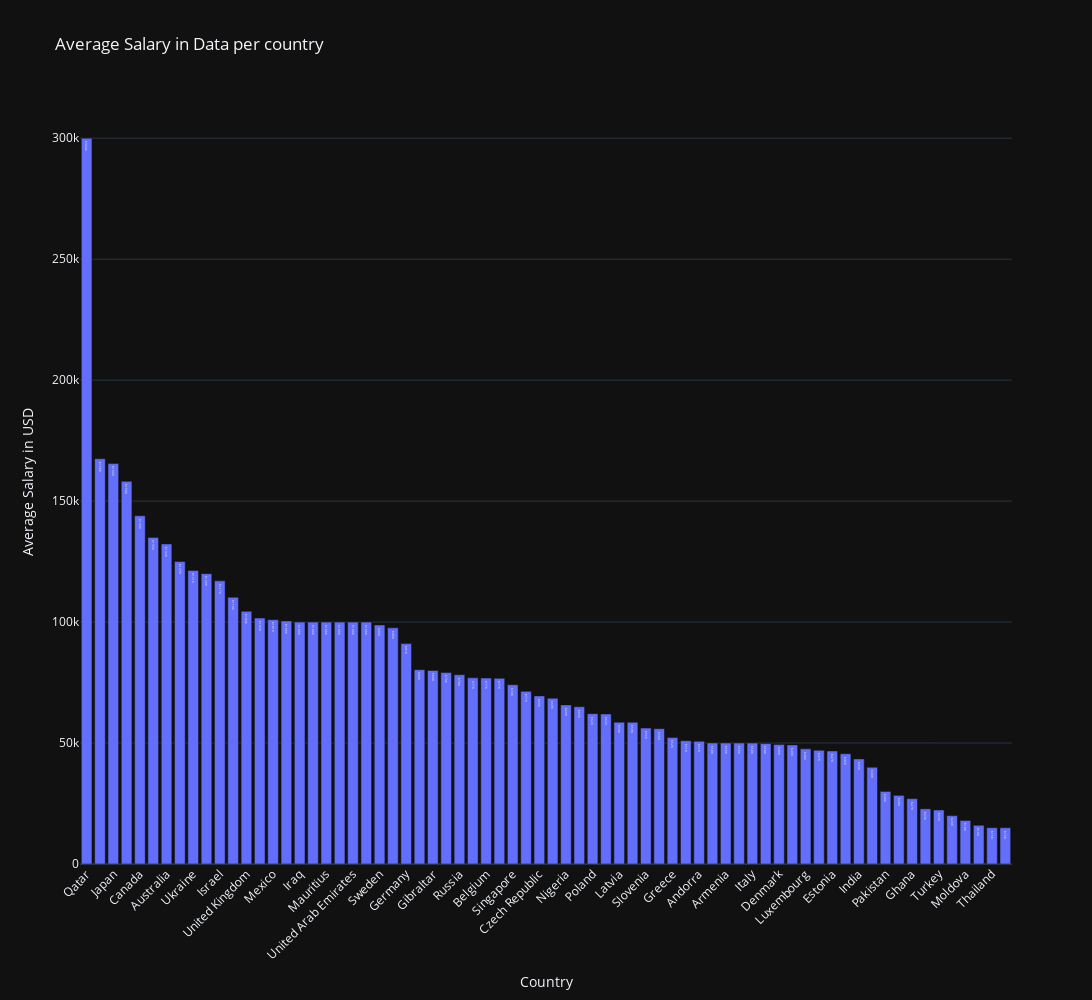

The notebook cell saved with this chart:
### Code cell
avg_salary_per_country = df.groupby('company_location')['salary_in_usd'].mean().reset_index().round(2)
avg_salary_per_country = avg_salary_per_country.sort_values(by='salary_in_usd', ascending=False)

fig = px.bar(
    avg_salary_per_country,
    x='company_location',
    y='salary_in_usd',
    labels={'salary_in_usd': 'Average Salary in USD', 'company_location': 'Country'},
    title='Average Salary in Data per country',
    template='plotly_dark',
    text=avg_salary_per_country['salary_in_usd'] / 1000
)
fig.update_layout(
    width=1500,
    height=1000,
    xaxis_tickangle=-45
)
fig.update_traces(texttemplate='$%{text:.0f}K', textposition='inside')
fig.show()

### Figure 1 — Plotly figure (JSON) as saved in the notebook; plotly's stock layout.template omitted (floating-point values rounded to 4 significant figures)
{"data": [{"alignmentgroup": "True", "hovertemplate": "Country=%{x}<br>Average Salary in USD=%{y}<br>text=%{text}<extra></extra>", "legendgroup": "", "marker": {"color": "#636efa", "pattern": {"shape": ""}}, "name": "", "offsetgroup": "", "orientation": "v", "showlegend": false, "text": [300, 167.5, 165.5, 158.2, 143.9, 135.0, 132.3, 125, 121.3, 120, 117.0, 110.2, 104.4, 101.7, 101, 100.5, 100, 100, 100, 100, 100, 100, 98.79, 97.61, 91.1, 80.34, 79.98, 79.12, 78.21, 76.97, 76.86, 76.73, 74.1, 71.35, 69.48, 68.52, 65.75, 65, 62.14, 62, 58.63, 58.57, 56.19, 55.93, 52.26, 50.95, 50.74, 50, 50, 50, 50.0, 49.79, 49.4, 49.22, 47.61, 47, 46.71, 45.55, 43.45, 40, 30, 28.37, 27, 22.8, 22.31, 20, 18, 16, 15, 15], "textposition": "inside", "texttemplate": "$%{text:.0f}K", "type": "bar", "x": ["Qatar", "Puerto Rico", "Japan", "United States", "Canada", "Saudi Arabia", "Australia", "New Zealand", "Ukraine", "Bosnia and Herzegovina", "Israel", "Ireland", "United Kingdom", "Switzerland", "Mexico", "South Africa", "Iraq", "Iran", "Mauritius", "Algeria", "United Arab Emirates", "China", "Sweden", "Lithuania", "Germany", "France", "Gibraltar", "Colombia", "Russia", "Netherlands", "Belgium", "Croatia", "Singapore", "Austria", "Czech Republic", "Finland", "Nigeria", "Kenya", "Poland", "Argentina", "Latvia", "Brazil", "Slovenia", "Spain", "Greece", "Romania", "Andorra", "Philippines", "Armenia", "American Samoa", "Italy", "Portugal", "Denmark", "Central African Republic", "Luxembourg", "South Korea", "Estonia", "Bahamas", "India", "Malaysia", "Pakistan", "Malta", "Ghana", "Egypt", "Turkey", "Honduras", "Moldova", "Ecuador", "Thailand", "Indonesia"], "xaxis": "x", "y": [300000, 167500, 165500, 158200.0, 143900.0, 134999, 132300.0, 125000, 121300.0, 120000, 117000.0, 110200.0, 104400.0, 101700.0, 101000, 100500.0, 100000, 100000, 100000, 100000, 100000, 100000, 98790.0, 97611, 91100.0, 80340.0, 79976, 79120.0, 78210.0, 76970.0, 76860.0, 76726, 74101, 71350.0, 69480.0, 68520.0, 65750, 65000, 62139, 62000, 58630.0, 58570.0, 56190.0, 55930.0, 52260.0, 50950.0, 50745, 50000, 50000, 50000, 50000.0, 49790.0, 49400.0, 49216, 47610.0, 47000, 46710.0, 45555, 43450.0, 40000, 30000, 28369, 27000, 22800, 22310.0, 20000, 18000, 16000, 15000, 15000], "yaxis": "y"}], "layout": {"barmode": "relative", "height": 1000, "legend": {"tracegroupgap": 0}, "title": {"text": "Average Salary in Data per country"}, "width": 1500, "xaxis": {"anchor": "y", "domain": [0, 1], "tickangle": -45, "title": {"text": "Country"}}, "yaxis": {"anchor": "x", "domain": [0, 1], "title": {"text": "Average Salary in USD"}}}}
